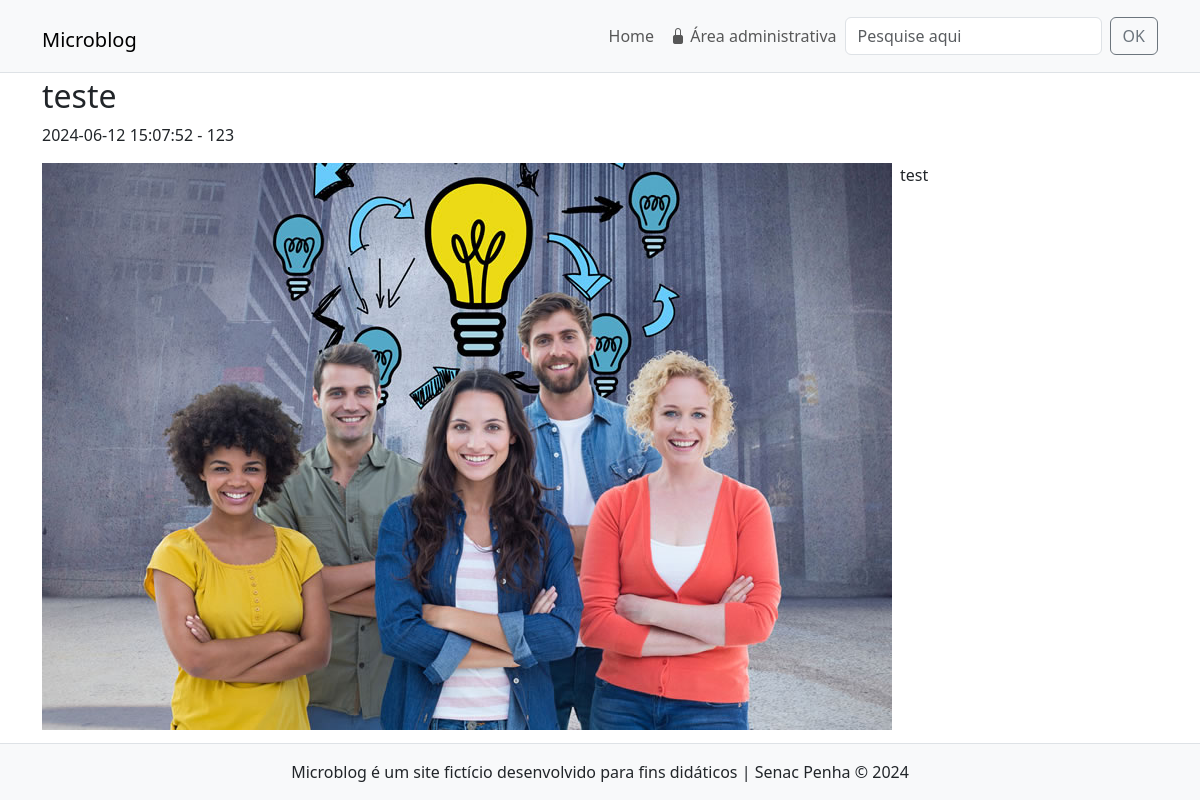
The app's page /noticia.php?id=18 with its own data.
### tables this page shows
CREATE TABLE `noticias` (
  `id` int(11) NOT NULL,
  `data` datetime NOT NULL DEFAULT current_timestamp(),
  `titulo` varchar(150) NOT NULL,
  `texto` text NOT NULL,
  `resumo` tinytext NOT NULL,
  `imagem` varchar(45) NOT NULL,
  `usuario_id` int(11) NOT NULL
);

CREATE TABLE `usuarios` (
  `id` int(11) NOT NULL,
  `nome` varchar(45) NOT NULL,
  `email` varchar(45) NOT NULL,
  `senha` varchar(255) NOT NULL,
  `tipo` enum('admin','editor') NOT NULL
);

### inc/funcoes-noticias.php (called while the page is built, shortened)
<?php
function lerNoticiaCompleta($conexao, $id){
    $sql = "SELECT
        noticias.id,
        noticias.titulo,
        noticias.texto,
        noticias.imagem,
        noticias.data,
        usuarios.nome FROM noticias JOIN usuarios
        ON noticias.usuario_id = usuarios.id WHERE noticias.id = $id
        ORDER BY data DESC";
        $resultado = mysqli_query($conexao,$sql) or die(mysqli_error($conexao));
        return mysqli_fetch_assoc($resultado);
}

### noticia.php (the view)
<?php
require_once "inc/cabecalho.php";
require_once "inc/funcoes-noticias.php";
$id = $_GET['id'];
$noticiaCompleta = lerNoticiaCompleta($conexao, $id);
?>
<div class="row my-1 mx-md-n1">
    <article class="col-12">
        <h2> <?=$noticiaCompleta['titulo']?> </h2>
        <p class="font-weight-light">
            <time><?=$noticiaCompleta['data']?></time> - <span><?=$noticiaCompleta['nome']?></span>
        </p>
        <img src="imagens/<?=$noticiaCompleta['imagem']?>" alt="" class="float-start pe-2 img-fluid">
        <p class="ajusta-texto"><?=$noticiaCompleta['texto']?></p>
    </article>
</div>
<?php
require_once "inc/rodape.php";
?>

### css/style.css (style rules this page uses)
.ajusta-texto { white-space: pre-wrap; }

### records on screen
noticias: titulo "teste", data "2024-06-12 15:07:52", usuario.nome "123", imagem (picture), texto "test"
